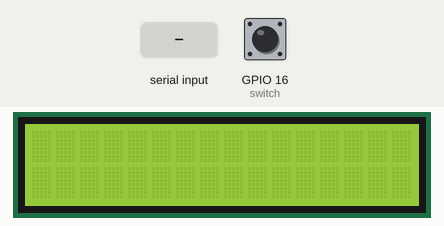
This program was run on a simulated Raspberry Pi (BCM pin numbers). Parts: 16×2 character LCD. The test bench sets the inputs (shaded band); at power-on: GPIO 16 (switch) LOW. What the program prints to the terminal is not drawn.

Above: at 2.2 s.
2.3 s: " C\n" received over the second serial link
At 2.35 s:
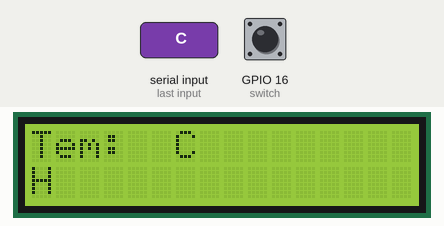
At 3.4 s:
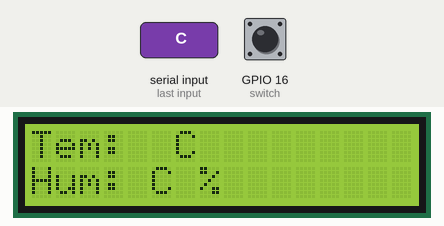
3.8 s: " F\n" received over the second serial link
At 4.2 s:
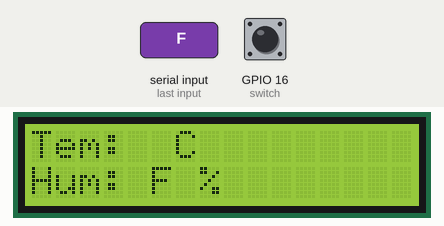
Timing chart, 0 to 6.8 s (numbered marks = the images above; inputs shaded):
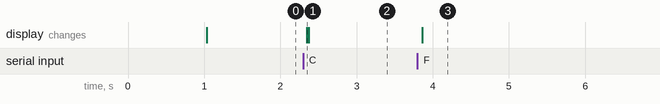

Measured:
- after the input at 2.3 s, the display: changes after 0.05 s (image 1)
- after the input at 3.8 s, the display: changes after 0.06 s (image 3)

The program:

lcd_sk2.py
```python
# we use pyserial in this library because the DHT11
# temperature sensor does not work with my raspberry pi
# for some reason. We use an ESP32 in this project but
# that can be substituted with an arduino if need be.
# the LCD1602 library can be found on https://www.toptechboy.com and
# searching for library for LCD
import LCD1602
import time
import serial
import RPi.GPIO as GPIO
def convert(t, unit):
    if unit == " C": # meaning convert to F
        conv = str(round((float(t) * 9/5) + 32, ndigits=2))
    if unit == " F": # meaning convert to C
        conv = temp_hum_list[0]
    return conv
arduino_object = serial.Serial('/dev/ttyACM0')
time.sleep(1)
LCD1602.init(0x27, 1)
switch = 16
GPIO.setmode(GPIO.BCM)
GPIO.setup(switch, GPIO.IN)
old = 0
#GPIO.setup(switch, GPIO.IN, pull_up_down=GPIO.PUD_UP)
unitT = " C"
try:
    while True:
        while (arduino_object.inWaiting() == 0):
            pass
        new = GPIO.input(switch)
        print(old, new)
        # geetting the data from the serial port
        arduino_data = arduino_object.readline()
        arduino_data = str(arduino_data, 'utf-8') # cleaning data
        arduino_data = arduino_data.strip('\r\n')

        temp_hum_list = arduino_data.split(" ") # separating tem and hum
        temp, hum = temp_hum_list # note: temp and hum are strings!
        if unitT == " F":
            temp = convert(temp, " C")
        if (old == 1 and new == 0):
            if unitT == " C":
                temp = convert(float(temp), unitT)
                unitT = " F"
            elif unitT == " F":
                temp = convert(float(temp), unitT)
                unitT = " C"

        temp += unitT
        hum += " %"
        LCD1602.write(0, 0, "Tem: {}".format(temp))
        LCD1602.write(0, 1, "Hum: {}".format(hum))
        print(temp, hum)
        old = new
except KeyboardInterrupt:
    time.sleep(1)
    LCD1602.clear()
    GPIO.cleanup()
    print("LCD cleaned")
```
